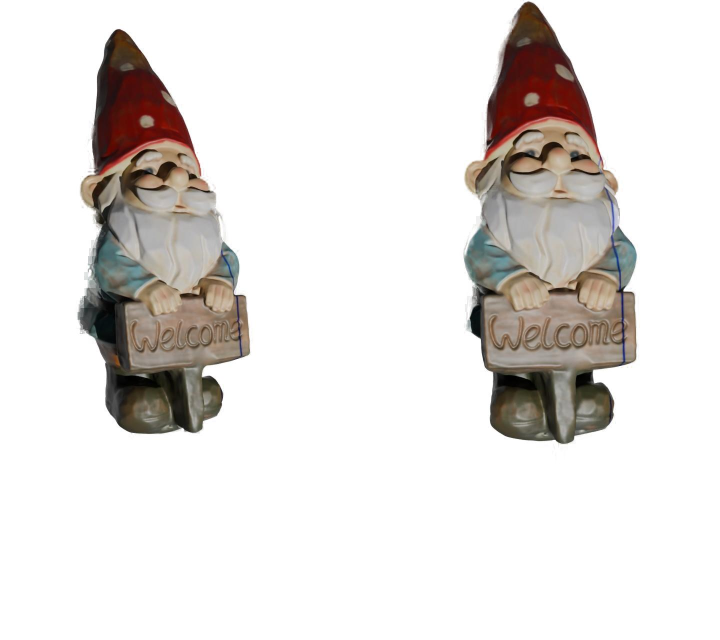
#> input picture CV-A/FinalProject/SBS images/material/bgremoval.jpg, 1440 x 1280 px (shown at 1/2 size); the run also reads 2 pictures not shown here
$ jupyter execute --allow-errors main.ipynb
#> lines starting #> are read from the running program, lines starting #| are printed output that depends on the picture; after the words box and inside, x2 and y2 are one past the last pixel; in counts of white or black regions, pixels touching at a corner belong together
### Import Package

[cell 1]
# from rembg import remove
from tqdm import tqdm
import matplotlib.pyplot as plt
import numpy as np
import copy
import glob
import cv2
import os

###  Background Removal
- I tried to use rembg package to focus on the model's blue laser, and I already done this process, if you want to try, you can uncomment the code and download the source from below link.
- source : https://github.com/danielgatis/rembg

[cell 2]
# [37 lines of commented-out code are left out]

###  Mask Generate
- By using BG removal images to generate a proper mask to cover up the background not we do not insterested.

[cell 3]
# Get list of image paths
image_paths = glob.glob('SBS images/material/bgremoval.jpg')

for image_path in image_paths:
    # Read and convert the image to grayscale
    image = cv2.imread(image_path)
#> image is the input picture: shape (1280, 1440, 3); mean B, G, R 221.9, 224.2, 227.7
    gray = cv2.cvtColor(image, cv2.COLOR_BGR2GRAY)
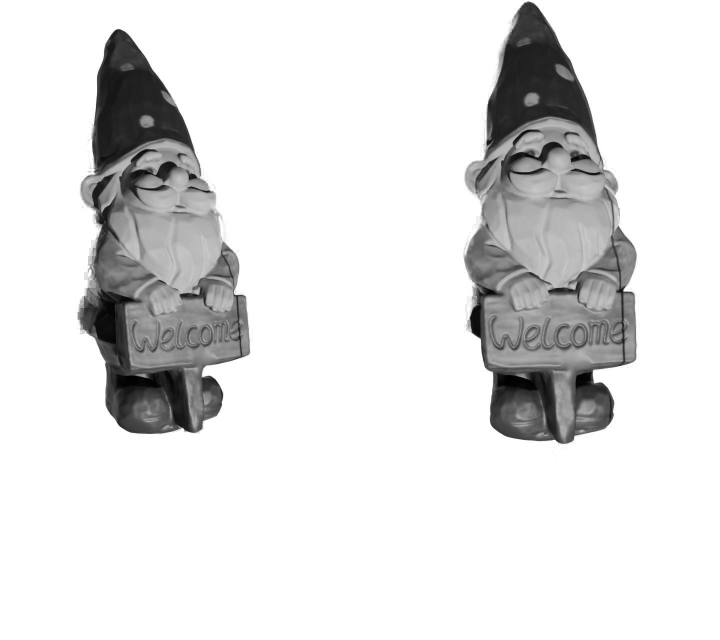
#> gray: shape (1280, 1440) (shown at 1/2 size); min 0, max 255, mean 225

    # Apply Gaussian blur and edge detection
    blurred = cv2.GaussianBlur(gray, (7, 7), 0)
    edges = cv2.Canny(blurred, 20, 190)
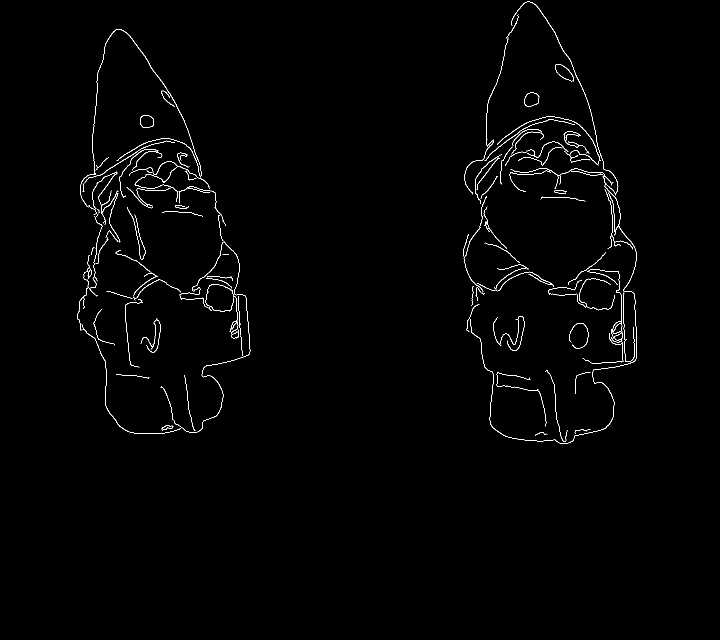
#> edges: shape (1280, 1440) (shown at 1/2 size); 0.93% white in thin lines or dots, all inside (x1, y1, x2, y2) = (155, 3, 1274, 888)

    # Close gaps in edges with morphological operations
    kernel_close = np.ones((7, 7), np.uint8)
    closed = cv2.morphologyEx(edges, cv2.MORPH_CLOSE, kernel_close)
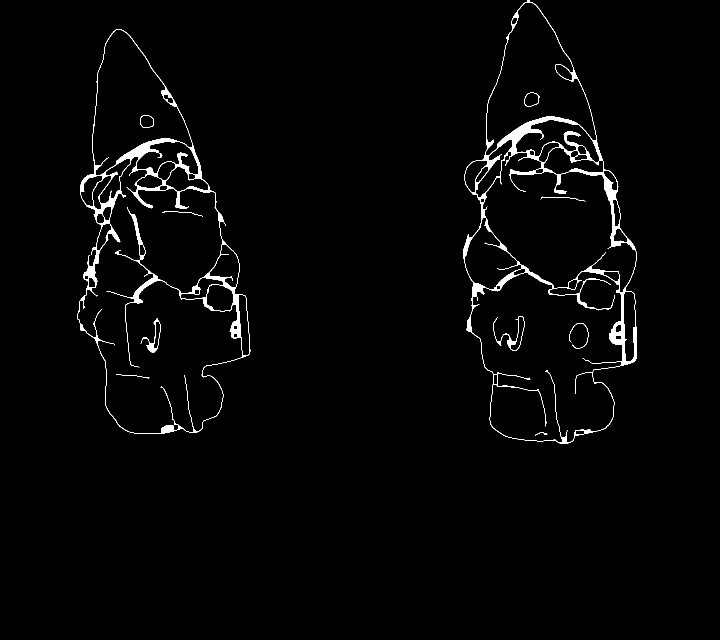
#> closed: shape (1280, 1440) (shown at 1/2 size); 1.9% white; 13 white regions

    # Find contours and create a mask
    contours, _ = cv2.findContours(closed, cv2.RETR_EXTERNAL, cv2.CHAIN_APPROX_SIMPLE)
#> contours = 2 contours; box (x1, y1, x2, y2) and area: (926, 0, 1274, 888) 209120, (155, 58, 501, 868) 178794
    filled = np.zeros_like(edges)
    cv2.drawContours(filled, contours, -1, 255, thickness=cv2.FILLED)
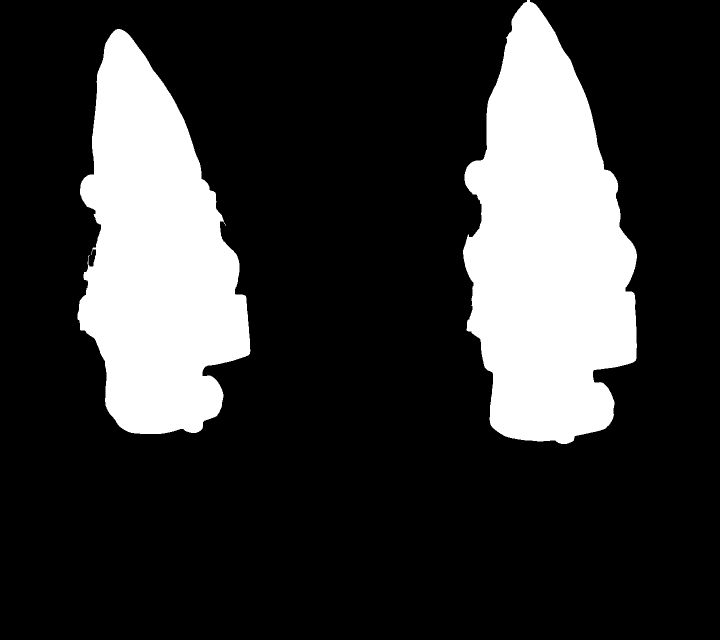
#> filled: shape (1280, 1440) (shown at 1/2 size); 21.2% white; 2 white regions, box (x1, y1, x2, y2) and area: (926, 0, 1274, 888) 210184, (155, 58, 501, 868) 179826
    smoothed = cv2.GaussianBlur(filled, (5,5), 0)
    cv2.imwrite('SBS images/material/mask.jpg', smoothed)

    # Apply the mask to the original image
    image = cv2.imread(image_path)
    mask = cv2.imread('SBS images/material/mask.jpg')
    image = cv2.cvtColor(image, cv2.COLOR_BGR2RGB)
    masked_image = cv2.bitwise_and(image, mask)
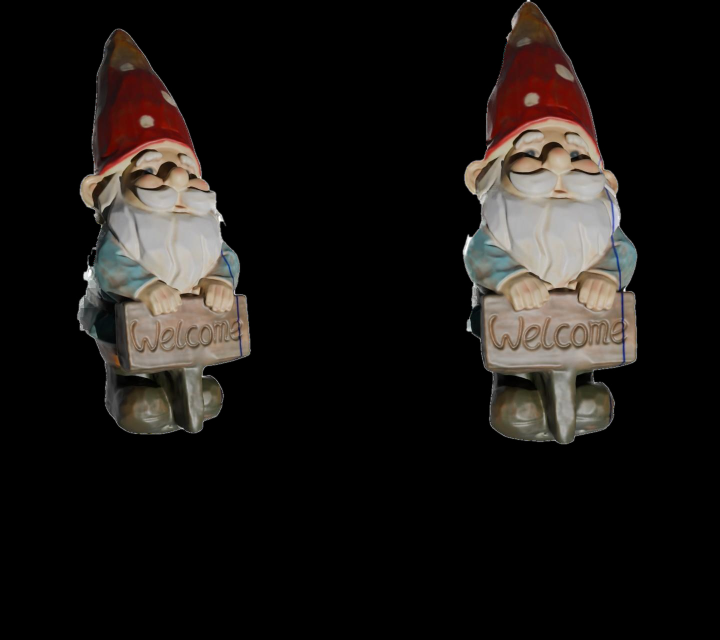
#> masked_image: shape (1280, 1440, 3) (shown at 1/2 size); mean R, G, B 26.9, 23.4, 21.1
    masked_image = cv2.cvtColor(masked_image, cv2.COLOR_RGB2BGR)

# Display the final masked image
masked_image = cv2.cvtColor(masked_image, cv2.COLOR_RGB2BGR)
plt.imshow(masked_image)
plt.axis('off')
plt.show()

###  Blue Channel Filtering
- Using two consistent images to extract blue laser

[cell 4]
def find_laser(img1, img2):
    # Resize img1 to match the dimensions of img2
    img1 = cv2.resize(img1, (img2.shape[1], img2.shape[0]))
    # Compute absolute difference between img2 and img1
    diff = cv2.absdiff(img2, img1)
    # Resize mask to match the dimensions of diff
    mask = cv2.imread('SBS images/material/mask.jpg')
    mask = cv2.resize(mask, (diff.shape[1], diff.shape[0]))
    # Threshold the difference image
    _, thresh = cv2.threshold(diff, 40, 255, cv2.THRESH_BINARY)
    # Apply morphological closing operation
    kernel = np.ones((3, 3), np.uint8)
    processed = cv2.morphologyEx(thresh, cv2.MORPH_CLOSE, kernel)
    # Apply the mask to the processed image
    processed = cv2.bitwise_and(processed, mask)
    return processed

# Get list of image paths
image_paths = glob.glob('SBS images/*.jpg')
image_paths.sort()

# Define output directory for processed images
output_dir = 'SBS images/material/processed/left&right_laser'
os.makedirs(output_dir, exist_ok=True)

# Read mask image
mask = cv2.imread('SBS images/material/mask.jpg')

# Process each image in the list
num_images = len(image_paths)
for i in range(num_images):
    # Determine current and next image paths
    if i == num_images - 1:
        current_image = cv2.imread(image_paths[i])
        next_image = cv2.imread(image_paths[i-1])
    else:
        current_image = cv2.imread(image_paths[i])
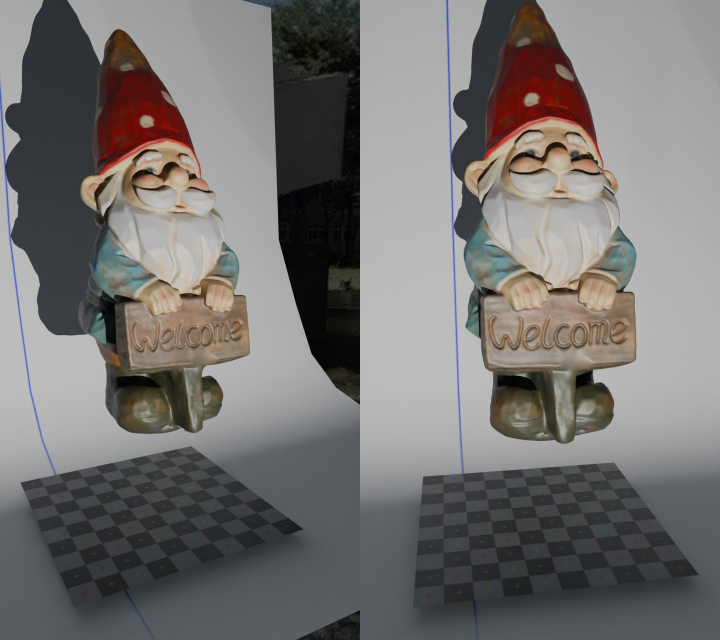
#> input picture CV-A/FinalProject/SBS images/000.jpg, 1440 x 1280 px (shown at 1/2 size)
#> current_image is the input picture: shape (1280, 1440, 3); mean B, G, R 113.3, 114.5, 117
        next_image = cv2.imread(image_paths[(i+1) % num_images])

    # Find laser using current and next images
    processed = find_laser(current_image, next_image)
#> in find_laser, `diff = cv2.absdiff(img2, img1)`:
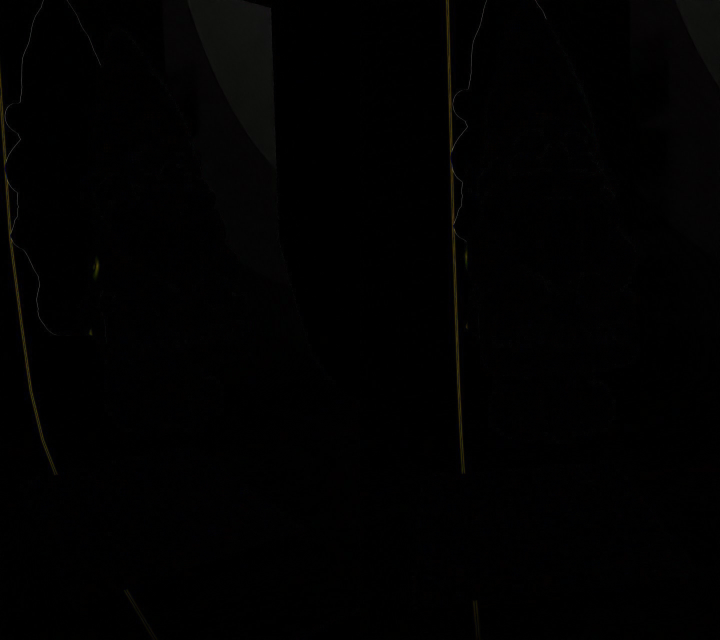
#> diff: shape (1280, 1440, 3) (shown at 1/2 size); mean B, G, R 1.2, 1.3, 1.4

    # Convert processed image to RGB
    processed = cv2.cvtColor(processed, cv2.COLOR_BGR2RGB)

    # Apply morphological opening to the processed image
    kernel = np.ones((3, 3), np.uint8)
    opened = cv2.morphologyEx(processed, cv2.MORPH_OPEN, kernel)

    # Save the processed image
    base_name = os.path.basename(image_paths[i])
    output_path = os.path.join(output_dir, base_name)
    cv2.imwrite(output_path, processed)
#> pass 2 of the loop `for i in range(num_images):`:
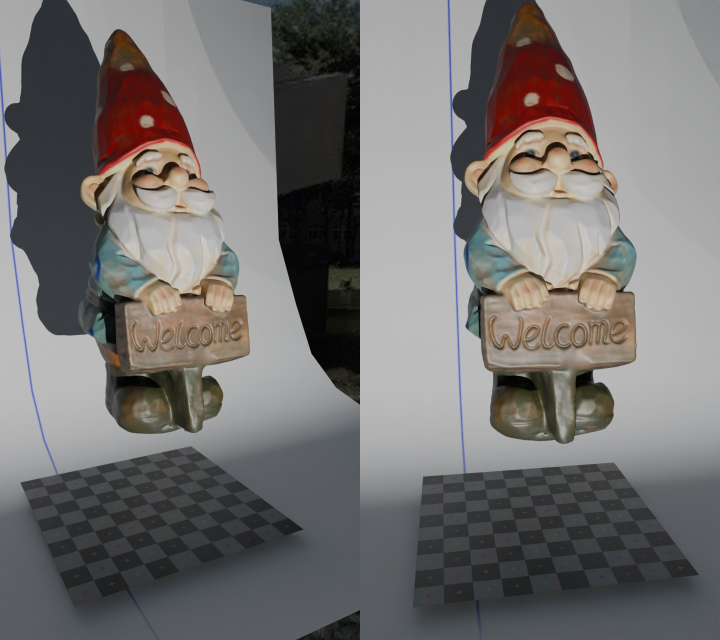
#> input picture CV-A/FinalProject/SBS images/004.jpg, 1440 x 1280 px (shown at 1/2 size)
#> next_image is the input picture: shape (1280, 1440, 3); mean B, G, R 112.6, 113.7, 116.2
#> in find_laser (call 2), `diff = cv2.absdiff(img2, img1)`:
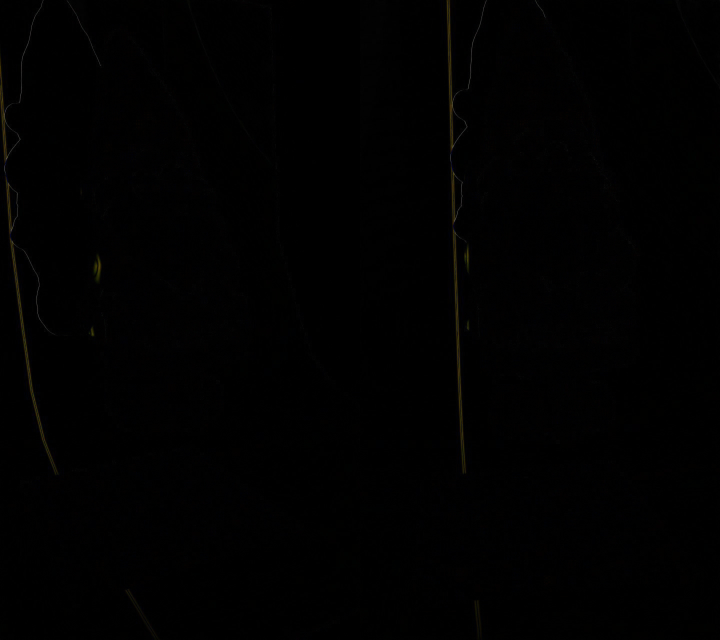
#> diff: shape (1280, 1440, 3) (shown at 1/2 size); mean B, G, R 0.7, 0.8, 0.8

###  Image Cropping

[cell 5]
# Get list of image paths
image_paths = glob.glob('SBS images/material/processed/left&right_laser/*.jpg')
#> image_paths = []

# Define output directories for cropped images
output_dir_left = 'SBS images/material/processed/crop/left'
output_dir_right = 'SBS images/material/processed/crop/right'
os.makedirs(output_dir_left, exist_ok=True)
os.makedirs(output_dir_right, exist_ok=True)

# Process each image in the list
for img_path in image_paths:
    # Read the image
    img = cv2.imread(img_path)
    if img is None:
        print(f"Failed to read image: {img_path}")
        continue

    # Convert image to RGB format
    img_rgb = cv2.cvtColor(img, cv2.COLOR_BGR2RGB)
    # Get image dimensions
    height, width = img_rgb.shape[:2]
    # Calculate the split position
    split_position = width // 2
    # Crop left half
    left_half = img_rgb[:, :split_position]
    # Save left half
    base_name = os.path.basename(img_path)
    output_path = os.path.join(output_dir_left, base_name)
    cv2.imwrite(output_path, cv2.cvtColor(left_half, cv2.COLOR_RGB2BGR))

    # Crop right half
    right_half = img_rgb[:, split_position:]
    # Save right half
    output_path = os.path.join(output_dir_right, base_name)
    cv2.imwrite(output_path, cv2.cvtColor(right_half, cv2.COLOR_RGB2BGR))

print("Images cropped and saved successfully.")

### Left Laser Process
- Turn left laser into unit laser image (1 row with 1 pixel).

[cell 6]
# Get list of image paths
image_paths = glob.glob('SBS images/material/processed/crop/left/*.jpg')
image_paths.sort()
num_images = len(image_paths)

# Resize all images to the maximum dimensions found
resized_images = []
max_height = 0
max_width = 0

for img_path in image_paths:
    img = cv2.imread(img_path)
    if img is None:
        continue
    height, width, _ = img.shape
    max_height = max(max_height, height)
    max_width = max(max_width, width)
    resized_images.append(cv2.resize(img, (max_width, max_height)))

# List to store laser points for each image
points_list = []

# Process each image
for i in range(num_images):
    # Convert image to grayscale
    gray = cv2.cvtColor(resized_images[i], cv2.COLOR_BGR2GRAY)
    # Apply Gaussian blur
    blurred = cv2.GaussianBlur(gray, (3, 3), 0)
    # Initialize result image
    result = np.zeros_like(blurred)

    # Background color assumption
    background_color = 0
    points = []

    # Iterate over each row of the image
    for j in range(blurred.shape[0]):
        row = blurred[j, :]

        # Check if the row has non-background color pixels
        if np.any(row != background_color):
            # Find the maximum value in the row
            max_val = np.max(row)
            # Find indices where the maximum value occurs
            max_indices = np.where(row == max_val)[0]

            # If there are multiple maxima, take the center index
            if max_indices.size > 0:
                center_idx = max_indices[len(max_indices) // 2]
                # Store the laser point (j, center_idx)
                points.append((j, center_idx))
                # Mark the result image with the laser point
                result[j, center_idx] = 255

    # Append the points for the current image to the points_list
    points_list.append(points)

### Right Laser Process
- Extract all non-zero pixel coordinate

[cell 7]
# Define folder containing right laser images
image_folder_path = 'SBS images/material/processed/crop/right/*.jpg'

# Get list of image paths
image_paths = glob.glob(image_folder_path)

# List to store non-black pixel coordinates for each image
non_black_coords_list = []

# Process each image
for image_path in image_paths:
    # Read the image
    dst_image = cv2.imread(image_path)

    # Convert image to grayscale
    gray_image = cv2.cvtColor(dst_image, cv2.COLOR_BGR2GRAY)

    # Find coordinates of non-black pixels (pixel intensity > 0)
    non_black_coords = np.argwhere(gray_image > 0)

    # Append the coordinates to the list
    non_black_coords_list.append(non_black_coords)

# non_black_coords_list now contains a list of NumPy arrays, where each array
# contains the coordinates of non-black pixels for the corresponding image.

### Epipolar Geometry
- By projecting the points from left image to find the potential points with a distance threshold.

[cell 8]
# Fundamental matrix F
F = np.array([[3.283965767647195E-7, -6.76098398189792E-6, 0.0021123144539793737],
              [-8.046341661808292E-6, 3.05632173594769E-8, 0.05124913199417346],
              [0.0048160232373805345, -0.051062699158041805, 1.0706286680443888]])

# Get list of image paths
image_paths = glob.glob('SBS images/*.jpg')

# Initialize lists to store updated left and right points
updated_left_points_list = []
updated_right_points_list = []

# Iterate over each image path
#> (the rest of this cell did not finish here and is left out)

### Scatter To Check The Selected Points

[cell 9]
# Read the original image
image = cv2.imread('SBS images/080.jpg')

# Create a blank image to draw points
blank = np.zeros((image.shape[0], image.shape[1], 3), np.uint8)

# Iterate over the updated points lists
for i in range(len(updated_left_points_list)):
    # Draw circles on the blank image for left points (green)
    for point in updated_left_points_list[i]:
        cv2.circle(blank, (point[1], point[0]), 1, (0, 255, 0), -1)

    # Draw circles on the blank image for right points (green)
    for point in updated_right_points_list[i]:
        cv2.circle(blank, (point[0], point[1]), 1, (0, 255, 0), -1)

    # Overlay the points on the original image with transparency
    alpha = 0.5
    overlay = cv2.addWeighted(image, 1 - alpha, blank, alpha, 0)

    # Display the image with overlaid points
    cv2.imshow('image', overlay)

    # Wait for 10 milliseconds
    cv2.waitKey(10)
#> blank: shape (1280, 1440, 3); every value is 0

# Wait for any key press and then close all windows
cv2.waitKey(0)
cv2.destroyAllWindows()

### Coordinate Transformation

[cell 10]
# Deepcopy the updated points lists
consistent_left_points = copy.deepcopy(updated_left_points_list)
consistent_right_points = copy.deepcopy(updated_right_points_list)

# Reverse the points in consistent_left_points
for i in range(len(consistent_left_points)):
    for j in range(len(consistent_left_points[i])):
        consistent_left_points[i][j] = consistent_left_points[i][j][::-1]

# Adjust the consistent_right_points
adjusted_consistent_right_points = []
height, width, _ = image.shape

for points in consistent_right_points:
    adjusted_points = [[point[0] - width // 2, point[1]] for point in points]
    adjusted_consistent_right_points.append(adjusted_points)

# Print the first left and right points after adjustment
#> (the rest of this cell did not finish here and is left out)

### Camera Parameters

[cell 11]
# Left Camera Intrinsics
K1 = np.array([[1000.0, 0.0, 360.0],
            [0.0, 1000.0, 640.0],
            [0.0, 0.0, 1.0]], dtype=np.float32)
# Left Camera Extrinsics
RT1 = np.array([[0.88649035, -0.46274707, 0.00, -14.42428],
                [-0.070794605, -0.13562201, -0.98822814, 86.532959],
                [0.45729965, 0.8760547, -0.1529876, 235.35446]], dtype=np.float32)
P1 = K1 @ RT1
P1 = P1.astype(np.float32)
print("Projection Matrix 1:\n",P1)

# Right Camera Intrinsics
K2 = np.array([[1100.0, 0.0, 360.0],
            [0.0, 1100.0, 640.0],
            [0.0, 0.0, 1.0]], dtype=np.float32)
# Right Camera Extrinsics
RT2 = np.array([[0.98480779, -0.17364818, -4.9342116E-8, -0.98420829],
                [-0.026566068, -0.15066338, -0.98822814, 85.070221],
                [0.17160401, 0.97321475, -0.1529876, 236.97873]], dtype=np.float32)
P2 = K2 @ RT2
P2 = P2.astype(np.float32)
print("Projection Matrix 2:\n",P2)

### Extract RGB From The First Image

[cell 12]
'''obtain the RGB value for each point'''
image = cv2.imread('SBS images/000.jpg')
image = cv2.cvtColor(image, cv2.COLOR_BGR2RGB)

rgb_list = []

for i in range(len(consistent_left_points)):
    point_rgb_list = []
    for point in consistent_left_points[i]:
        x, y = point
        rgb = image[y, x]
        point_rgb_list.append(rgb)
    rgb_list.append(point_rgb_list)

print(len(rgb_list))

### Direct Triangulation

[cell 13]
import numpy as np

# [35 lines left out: function DirectTriangulation, not called in this run]


model_point_list = []  # List to store the final model points with RGB values

# Loop through each pair of images
for i in range(len(consistent_left_points)):
    # Perform direct triangulation to get 3D points
    result = DirectTriangulation(P1, P2, consistent_left_points[i], adjusted_consistent_right_points[i])
    result_np = np.array(result)  # Convert the result to numpy array

    # Filter valid 3D points within a distance threshold
    valid_result = [point for point in result_np if all(abs(coord) <= 200 for coord in point)]
    valid_result_np = np.array(valid_result)  # Convert the valid result to numpy array

    # Check if there are valid points
    if valid_result_np.size > 0:
        rgb_np = np.array(rgb_list[i][:len(valid_result)])  # Assuming rgb_list is defined and contains RGB values

        # Combine valid 3D points with RGB values
        valid_points3D_rgb = np.concatenate((valid_result_np, rgb_np), axis=1)

        # Append the combined array to model_point_list
        model_point_list.append(valid_points3D_rgb)

### Rough evaluation
- Visualize the 3D model points in program

[cell 14]
fig = plt.figure()
ax = fig.add_subplot(111, projection='3d')
for points_3d in model_point_list:
    ax.scatter(points_3d[:, 0], points_3d[:, 1], points_3d[:, 2], s=10)
ax.set_xlabel('X Coordinate')
ax.set_ylabel('Y Coordinate')
ax.set_zlabel('Z Coordinate')
ax.set_title('3D Scatter Plot of Transformed Points')
plt.show()

### Model Evaluation Output
- Export xyz files with rgb and import them into meshlab for evaluating the reconstruction accuracy.

[cell 15]
'''Save 3D points to .xyz file'''
with open("R12522636.txt", "w") as f:
    for points_3d in model_point_list:
        for point in points_3d:
            rgb = [round(coord) if i > 2 else coord for i, coord in enumerate(point[3:])]
            rgb = [int(coord) for coord in rgb]
            f.write(f"{point[0]:.6f} {point[1]:.6f} {point[2]:.6f} {rgb[0]} {rgb[1]} {rgb[2]}\n")

print("3D points saved successfully.")
